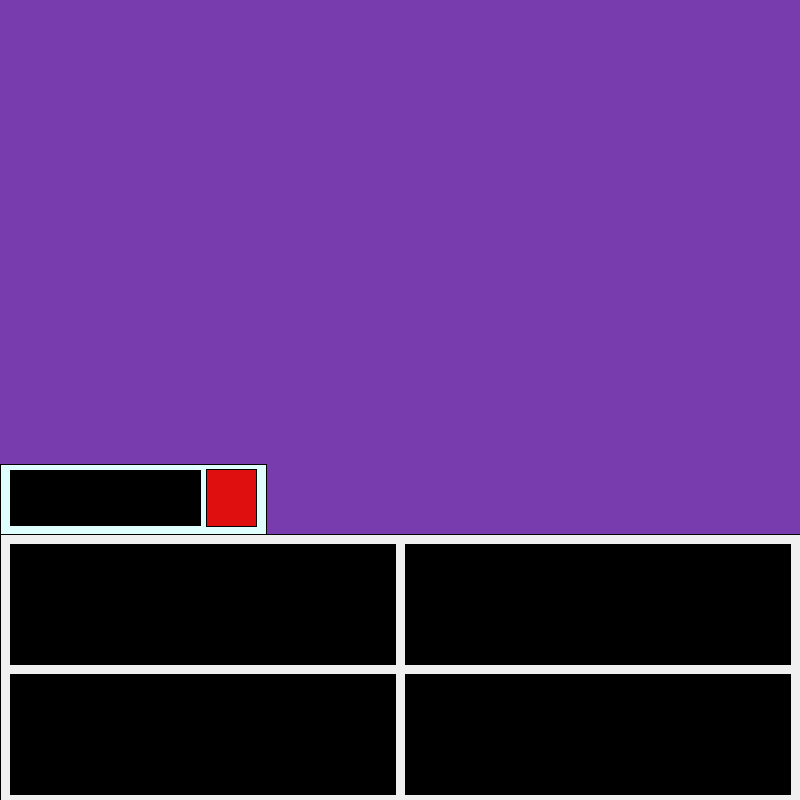
Frame 1 (no input)
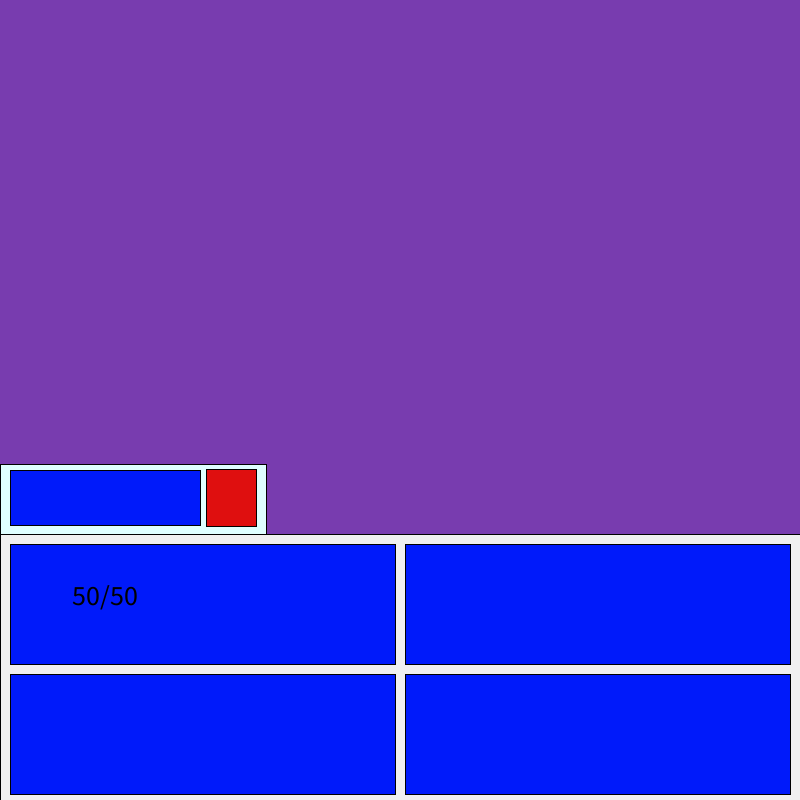
Frame 60 (the mouse pressed at the canvas centre just before this capture)
Frame 120 (the mouse held since frame 60 and released just before this capture): identical to frame 60, image omitted

The Processing sketch that drew these frames (run headless with seeded random() and noise(); from frame 60 on, the mouse is pressed at the canvas centre):

// Processing sketch: kend_din_skole
// ── kend_din_skole.pde
ArrayList<Button> buttons = new ArrayList<Button>();
//0,height-height/3-70,width/3,70
Button fifty = new Button(10, height*4.7, width*1.9, 55, "50/50");
Boolean mouseClick = false;

int niveau = 0;
int rigtige = 0;
int livline = 3;

void setup ()
{
  size(800, 800);

  buttonsSetup();
}

void draw()
{
  back();

  for (Button i : buttons)
  {
    buttonDraw(i);
  }

  drawLivline(fifty);

  mouseClick = false;
}

void back()
{
  background(120, 60, 175);
  fill(#F0F0F0);
  rect(0, height-height/3, width, height);
  fill(#DFFFFF);
  rect(0, height-height/3-70, width/3, 70);
  fill(#DF0F0F);
  rect(width/3-60, height-height/3-65, 50, 57);
}
// ── Button.pde
class Button
{
  float x, y, w, h;
  
  //text
  String text;
  int textSize = 28;
  color ext;
  color hoverColor = #5D6BE0;
  color baseColor = #001AFA;
  color textColor = #000000;
  
  Button(float _x, float _y, float _w, float _h, String _text)
  {
    x = _x;
    y = _y;
    w = _w;
    h = _h;
    text = _text;
  }
  
  void drawButton()
  {
    fill(ext);
    rect(x,y,w,h);
    textSize(textSize);
    textAlign(CENTER);
    fill(textColor);
    text(text, x+w/2, y+h/2+107);
  }
}

void buttonDraw(Button i)
{
 i.drawButton();
 boolean mouseOver = overRect(i.x, i.y, i.w, i.h);
 if (mouseOver)
 {
   i.ext = i.hoverColor;
   
   if(mouseClick)
   {
    //TODO: fix shit 
   }
 } else {
   i.ext = i.baseColor;
 }
}

void drawLivline(Button fifty)
{
   fifty.drawButton();
   boolean mouseOver = overRect(fifty.x, fifty.y, fifty.w, fifty.h);
   if (mouseOver)
   {
     fifty.ext = fifty.hoverColor;
     if(mouseClick)
     {
       //TODO: fix shit 
     }
   } else {
     fifty.ext = fifty.baseColor;
   }
}

boolean overRect(float x, float y, float w, float h)
{
  if (mouseX >= x && mouseX <= x+w && mouseY >= y && mouseY <= y+h)
  {
    return true;
  } else {
    return false;
  }
}

void mouseReleased()
{
  mouseClick = true;
}

//float _x, float _y, float _w, float _h, String _text
void buttonsSetup()
{
  buttons.add(new Button(10, height-height/3+10, 385, 120, "HEJ"));
  buttons.add(new Button(10, height-height/3+10+130, 385, 120, "HEJ"));
  buttons.add(new Button(width-10-385, height-height/3+10, 385, 120, "HEJ"));
  buttons.add(new Button(width-10-385, height-height/3+10+130, 385, 120, "HEJ")); 
}
